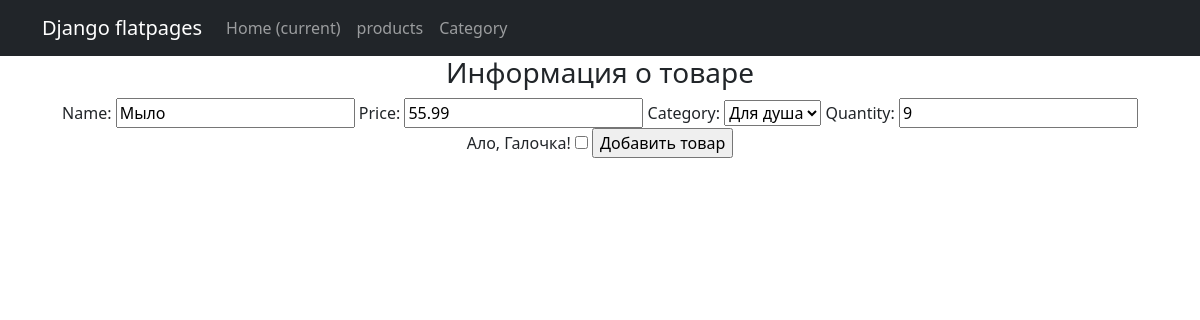
Page /products/create/6 on the committed database.
### simpleapp/models.py (models this page shows, shortened)
class Product(models.Model):
    name = models.CharField(max_length=200)
    price = models.FloatField(validators=[MinValueValidator(0.0, 'Price should be >= 0.0')])
    quantity = models.IntegerField(validators=[MinValueValidator(0, 'Quantity should be >= 0')])
    category = models.ForeignKey('Category', on_delete=models.CASCADE)

class Category(models.Model):
    name = models.CharField(max_length=200)
    def __str__(self):
        return f'{self.name}'

### simpleapp/views.py (the view)
# urls.py: path('create/<int:pk>', ProductUpdateView.as_view(), name='product_update'),
class ProductUpdateView(UpdateView):
    template_name = 'product_create.html'
    form_class = ProductForm
    def get_object(self, **kwargs):
        id = self.kwargs.get('pk')
        return Product.objects.get(pk=id)

### simpleapp/forms.py
class ProductForm(ModelForm):
    check_box = BooleanField(label='Ало, Галочка!')  # добавляем галочку, или же true-false поле
    class Meta:
        model = Product
        fields = ['name', 'price', 'category', 'quantity',
                  'check_box']  # не забываем включить галочку в поля, иначе она не будет показываться на странице!

### simpleapp/templates/product_create.html (shortened to what this page needs)
{% extends 'flatpages/default.html' %}
{% block content %}
<h3>Информация о товаре</h3>
<form method="POST">
    {{ form }}
    <input type="submit" value="Добавить товар">
</form>
{% endblock content %}

### rows in the picture
Product: name "Мыло", price "55.99", category "Для душа", quantity "9"
